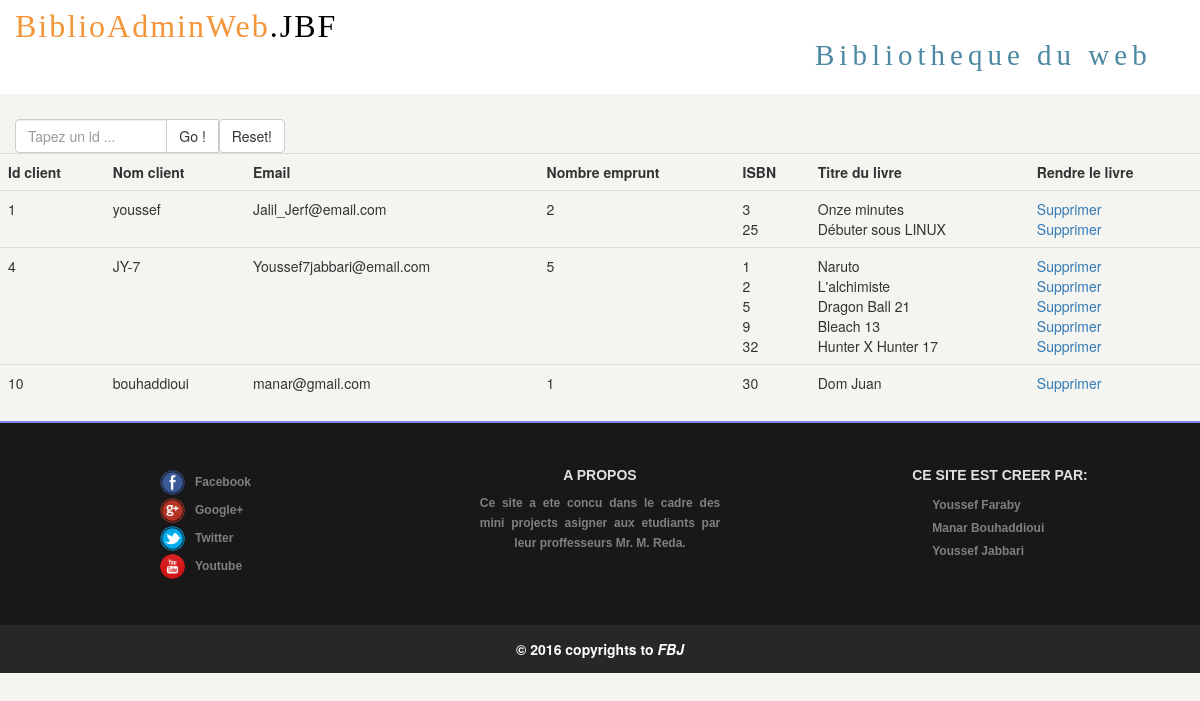
The app's page /admin/index.php with its own data.
### tables this page shows
CREATE TABLE IF NOT EXISTS `client` (
  `id_client` int(99) NOT NULL AUTO_INCREMENT,
  `nom_client` varchar(17) NOT NULL,
  `Email` varchar(75) NOT NULL,
  `date_naissance` date DEFAULT NULL,
  `adresse` text,
  `Nb_emprunt` int(99) DEFAULT '0',
  `Date_inscription` date DEFAULT NULL,
  `MDP` varchar(20) NOT NULL,
  PRIMARY KEY (`id_client`),
  KEY `id_client` (`id_client`)
);

CREATE TABLE IF NOT EXISTS `emprunter` (
  `id_emprunt` int(99) NOT NULL AUTO_INCREMENT,
  `id_client` int(99) NOT NULL,
  `ISBN` int(99) NOT NULL,
  `date_emprunt` date DEFAULT NULL,
  PRIMARY KEY (`id_emprunt`),
  KEY `id_client` (`id_client`,`ISBN`,`id_emprunt`),
  KEY `ISBN` (`ISBN`),
  KEY `date_emprunt` (`date_emprunt`)
);

CREATE TABLE IF NOT EXISTS `livre` (
  `ISBN` int(99) NOT NULL AUTO_INCREMENT,
  `titre_livre` varchar(70) DEFAULT NULL,
  `type_livre` varchar(20) DEFAULT NULL,
  `editeur` varchar(40) DEFAULT NULL,
  `etat` tinyint(1) NOT NULL DEFAULT '1',
  `img_livre` text,
  `Emplacement` text,
  `Paragraphe` text,
  PRIMARY KEY (`ISBN`),
  KEY `ISBN` (`ISBN`)
);

### admin/index.php (the view, shortened to what this page needs)
<?php
$bdd = new PDO('mysql:host=localhost;dbname=biblio','root','');
?>
<!DOCTYPE html>
<html>
<head>
<link rel="stylesheet" href="../bootstrap/css/bootstrap.min.css"/>
<link rel="stylesheet" href="../CSS/theme.css"/>
<body>
<div class="jumbotron">
      <div class="col-lg-8">
          <span class="biblio-logo">BiblioAdminWeb<span class="dot">.JBF</span></span>
      </div>
      <div class="col-lg-4">
          <div id="logoright">Bibliotheque du web</div>
      </div>
</div>
<div>
<?php
if(isset($_POST['search']))
{
    $valueToSearch = $_POST['valueToSearch'];
    $q = "SELECT * FROM client
    WHERE  Nb_emprunt!=0
    AND id_client LIKE '%".$valueToSearch."%'";
    $search_result = filtrerTable($q);
}
else
{
    $q="SELECT *
    FROM client
    WHERE Nb_emprunt!=0
    ORDER BY id_client ";
    $search_result= filtrerTable($q);
}
function filtrerTable($q)
{
  $bdd = new PDO('mysql:host=localhost;dbname=biblio','root','');
  $filter_result=$bdd->query($q);
return $filter_result;
}
?>
    <div>
<form method="POST" action="#">
   <div class="col-lg-3">
    <div class="input-group">
      <input type="text" name="valueToSearch" class="form-control" placeholder="Tapez un id ...">
      <span class="input-group-btn">
        <input class="btn btn-default" type="submit" name="search" value="  Go ! "></input>
       <a href="index.php"><button class="btn btn-default" type="button">Reset!</button></a>
      </span>
    </div>
  </div>
<br>
<br>
      <table class="table">
        <tr>
          <th>Id client</th>
          <th>Nom client</th>
          <th>Email</th>
          <th>Nombre emprunt</th>
          <th>ISBN</th>
          <th>Titre du livre</th>
          <th>Rendre le livre</th>
        </tr>
<?php
while($row = $search_result->fetch()):
?>
<tr>
  <td><?php echo $row['id_client'];?></td>
    <td><?php echo $row['nom_client'];?></td>
    <td><?php echo $row['Email'];?></td>
    <td><?php echo $row['Nb_emprunt'];?></td>
    <td>
    <?php
    $req2 =$bdd->query('SELECT * FROM emprunter e
    JOIN livre l
    ON l.ISBN=e.ISBN
    WHERE l.etat!=0 AND id_client = '.$row['id_client'].' ');
    while($donnee=$req2->fetch()):
    echo $donnee['ISBN'];?>
<br>
<?php endwhile;
echo "</td><td>" ?>
<?php
 $req2 =$bdd->query('SELECT * FROM emprunter e
    JOIN livre l
    ON l.ISBN=e.ISBN
    WHERE l.etat!=0 AND id_client = '.$row['id_client'].' ');
    while($donnee=$req2->fetch()):
    echo $donnee['titre_livre']; ?>
<br>
<?php endwhile; ?>
    </td>
    <td>
<?php
    $req3 =$bdd->query('SELECT * FROM emprunter e
    JOIN livre l
    ON l.ISBN=e.ISBN
    WHERE l.etat!=0 AND id_client = '.$row['id_client'].' ');
    while($donnee=$req3->fetch()):
?>
<a href="index.php?id_client=<?php echo $donnee['id_client'];?>&ISBN=<?php echo $donnee['ISBN'];?>&supp=ok">Supprimer</a>
<br>
<?php
    endwhile;
?>
  </td>
</tr>
<?php
    endwhile;
?>
</table>
</form>
    </div>
</div>
<div class="foo">
    <div class="col-lg-4">
      <div class="social">
        <ul>
          <li><a href="#" ><img src="../IMG/fb.png"><span>Facebook</span></a></li>
          <li><a href="#" ><img src="../IMG/go.png"><span>Google+</span></a></li>
          <li><a href="#" ><img src="../IMG/tw.png"><span>Twitter</span></a></li>
          <li><a href="#" ><img src="../IMG/yt.png"><span>Youtube</span></a></li>
        </ul>
      </div>
    </div>
    <div class="col-lg-4">
      <div class="propos">
        <h2 class="foo-headline">A propos</h2>
        <p>Ce site a ete concu dans le cadre des mini projects asigner aux etudiants par leur proffesseurs Mr. M. Reda.</p>
      </div>
    </div>
    <div class="col-lg-4">
      <div class="team">
        <ul>
          <h2 class="foo-headline">Ce site est creer par:</h2>
          <li><a herf="#">Youssef Faraby</a></li>
          <li><a herf="#">Manar Bouhaddioui</a></li>
          <li><a herf="#">Youssef Jabbari</a></li>
        </ul>
      </div>
    </div>
</div>
<div class="rights" >
  © 2016 copyrights to <span class="italic">FBJ</span>
</div>
</body>
</html>

### CSS/theme.css (style rules this page uses)
body { background-color:#F4F4F0; }
.jumbotron { background-color: #ffffff; }
.biblio-logo { font-family: Century Gothic; font-size: 32px; letter-spacing: 2px; color: #F39539; }
.dot { color: black; }
#logoright { padding-top: 31px; font-size: 29PX; font-family: -webkit-pictograph; letter-spacing: 5px; color: #4C88A2; }
.jumbotron { padding-top: 4px; padding-bottom: 90px; margin-bottom: 8px; }
.input-group { margin-top: 17px; position: relative; display: table; border-collapse: separate; }
.foo { display: flex; background-color: #181818; color: #F3F3F3; margin-top: 20px; padding: 45px 0px; font-size: 16px; font-family: arial, sans-serif; border-top: 2px solid #8484EF; }
.social { display: flex; }
.social ul { list-style: none; margin: 0px auto; padding: 0px; width: 120px; }
.social ul li { float: left; }
.social ul li a { line-height: 28px; margin-left: 20px; cursor: pointer; color: #817F7F; font-size: 12px; font-weight: bold; text-decoration: none; transition: color 0.3s ease-in-out; }
.social ul li a span { margin-left: 10px; transition: margin 0.3s ease-in-out; }
.social ul li a img { width: 25px; border-radius: 50%; transition: margin 0.2s ease-in-out; }
.foo-headline { margin-top: 0px; text-transform: uppercase; font-size: 14px; font-weight: bold; color: #E1E1E1; }
.propos h2 { text-align: center; }
.propos p { font-size: 12px; font-weight: bold; line-height: 20px; color: #817F7F; width: 65%; margin: 0 auto; text-align: justify; text-align-last: center; -moz-text-align-last: center; }
.team { text-align: left; display: flex; }
.team ul { margin: 0px auto; padding: 0px; list-style: none; }
.team ul li a { margin-left: 20px; cursor: pointer; color: #817F7F; font-size: 12px; font-weight: bold; line-height: 20px; text-decoration: none; transition: color 0.3s ease-in-out; }
.rights { background-color: #272727; color: white; text-align: center; padding: 14px; font-weight: bold; }
.rights .italic { font-style: italic; }

### records on screen
client: id_client "1", nom_client "youssef", Email "Jalil_Jerf@email.com", Nb_emprunt "2"
emprunter: ISBN.ISBN "3", ISBN.titre_livre "Onze minutes"
emprunter: ISBN.ISBN "25", ISBN.titre_livre "Débuter sous LINUX"
client: id_client "4", nom_client "JY-7", Email "Youssef7jabbari@email.com", Nb_emprunt "5"
emprunter: ISBN.ISBN "1", ISBN.titre_livre "Naruto"
emprunter: ISBN.ISBN "2", ISBN.titre_livre "L'alchimiste"
emprunter: ISBN.ISBN "5", ISBN.titre_livre "Dragon Ball 21"
emprunter: ISBN.ISBN "9", ISBN.titre_livre "Bleach 13"
emprunter: ISBN.ISBN "32", ISBN.titre_livre "Hunter X Hunter 17"
client: id_client "10", nom_client "bouhaddioui", Email "manar@gmail.com", Nb_emprunt "1"
emprunter: ISBN.ISBN "30", ISBN.titre_livre "Dom Juan"
